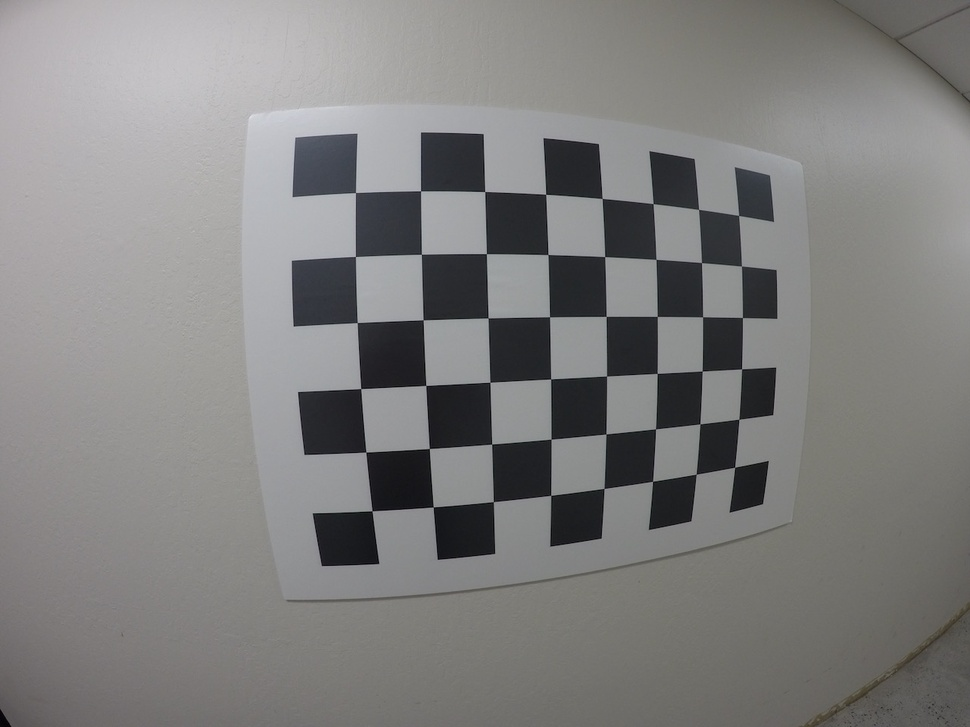
#> input picture calibration_wide/GOPR0033.jpg, 970 x 727 px, shrunk from 1280 x 960 before the run; its folder holds 5 pictures in this run
$ jupyter execute camera_calibration.ipynb   (shell and % lines are left out)
#> lines starting #> are read from the running program, lines starting #| are printed output that depends on the picture; after the words box and inside, x2 and y2 are one past the last pixel; in counts of white or black regions, pixels touching at a corner belong together
Camera Calibration with OpenCV
===

### Run the code in the cell below to extract object points and image points for camera calibration.

[cell 1]
import numpy as np
import cv2
import glob
import matplotlib.pyplot as plt
import matplotlib.image as mpimg

# prepare object points, like (0,0,0), (1,0,0), (2,0,0) ....,(6,5,0)
objp = np.zeros((6*8,3), np.float32)
objp[:,:2] = np.mgrid[0:8, 0:6].T.reshape(-1,2)

# Arrays to store object points and image points from all the images.
objpoints = [] # 3d points in real world space
imgpoints = [] # 2d points in image plane.

# Make a list of calibration images
images = glob.glob('calibration_wide/GO*.jpg')

# Step through the list and search for chessboard corners
for idx, fname in enumerate(images):
    img = cv2.imread(fname)
#> img is the input picture: shape (727, 970, 3); mean B, G, R 126.8, 127.5, 128.1
    gray = cv2.cvtColor(img, cv2.COLOR_BGR2GRAY)

    # Find the chessboard corners
    ret, corners = cv2.findChessboardCorners(gray, (8,6), None)
#> ret = True; corners = 48 rows, first 8: [355.5, 192.5], [420.6, 190.9], [484.7, 191.5], [545.7, 194.3], [602.2, 198.4], [653.1, 203.8], [698.6, 209.4], [738.6, 215.4]

    # If found, add object points, image points
    if ret == True:
        objpoints.append(objp)
        imgpoints.append(corners)

        # [8 lines of commented-out code are left out]

### If the above cell ran sucessfully, you should now have `objpoints` and `imgpoints` needed for camera calibration.  Run the cell below to calibrate, calculate distortion coefficients, and test undistortion on an image!

[cell 2]
import pickle

# Test undistortion on an image
img = cv2.imread('calibration_wide/GOPR0033.jpg')
img_size = (img.shape[1], img.shape[0])
#> img_size = (970, 727)

# Do camera calibration given object points and image points
ret, mtx, dist, rvecs, tvecs = cv2.calibrateCamera(objpoints, imgpoints, img_size,None,None)
dst = cv2.undistort(img, mtx, dist, None, mtx)
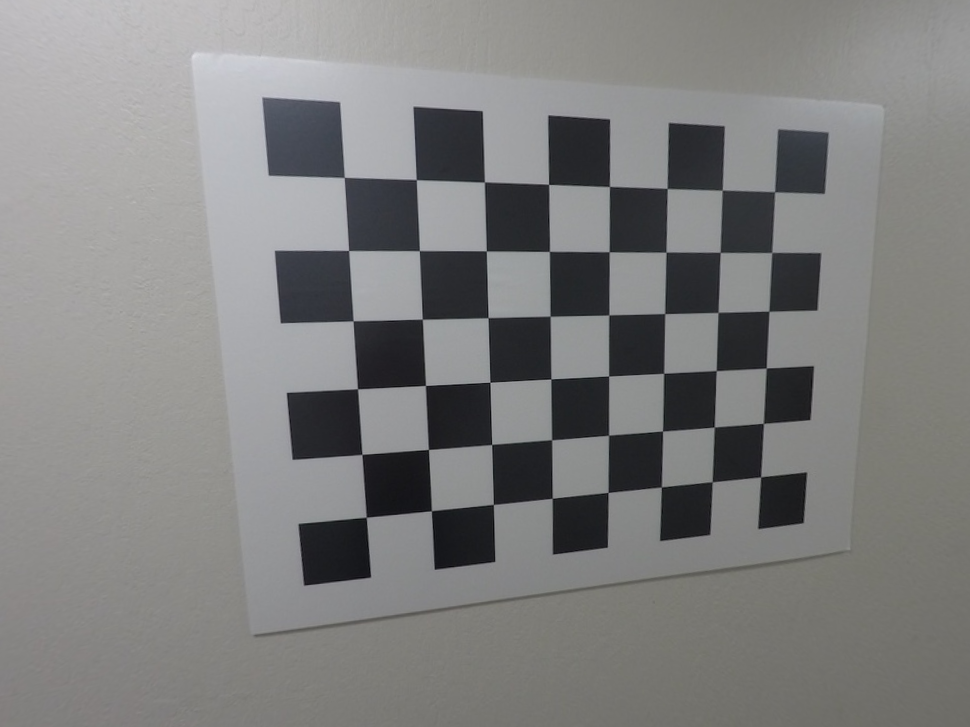
#> dst: shape (727, 970, 3); mean B, G, R 127.3, 127.8, 127.7
cv2.imwrite('calibration_wide/test_undist.jpg', dst)

# Save the camera calibration result for later use (we won't worry about rvecs / tvecs)
dist_pickle = {}
dist_pickle["mtx"] = mtx
dist_pickle["dist"] = dist
pickle.dump( dist_pickle, open( "calibration_wide/wide_dist_pickle.p", "wb" ) )
#dst = cv2.cvtColor(dst, cv2.COLOR_BGR2RGB)

# Visualize undistortion
f, (ax1, ax2) = plt.subplots(1, 2, figsize=(20,10))
ax1.imshow(img)
ax1.set_title('Original Image', fontsize=30)
ax2.imshow(dst)
ax2.set_title('Undistorted Image', fontsize=30)
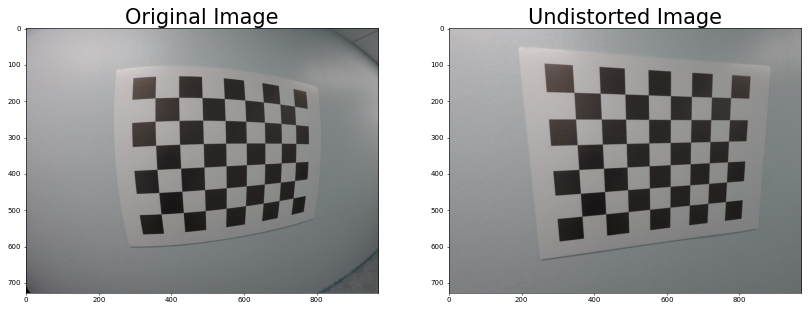
#> figure drawn by matplotlib, 2 panels; B, G, R data is drawn as R, G, B

### Run the cell below to perform perspective transform

[cell 3]
# Creates source and destination coordinates for perspective transformation operation
offset = 200
gray = cv2.cvtColor(dst, cv2.COLOR_BGR2GRAY)
ret, corners = cv2.findChessboardCorners(gray, (8, 6), None)
img_size = (gray.shape[1], gray.shape[0])
src = np.float32([corners[0], corners[8-1], corners[-1], corners[-8]])
ds = np.float32([[offset, offset], [img_size[0]-offset, offset],
                 [img_size[0]-offset, img_size[1]-offset],
                 [offset, img_size[1]-offset]])

# Given src (source) and ds (destination) points, calculate the perspective transform matrix
M = cv2.getPerspectiveTransform(src, ds)
warped = cv2.warpPerspective(dst, M, img_size)
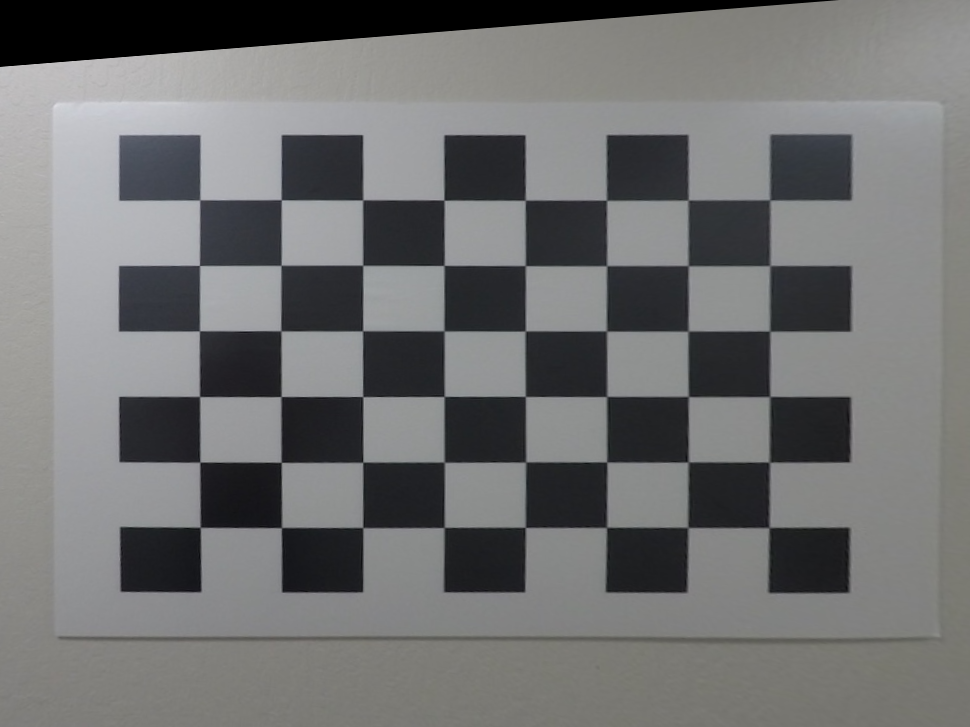
#> warped: shape (727, 970, 3); mean B, G, R 113.4, 113.2, 112.6

# Visualize perspective transform
cv2.drawChessboardCorners(dst, (8, 6), corners, ret)
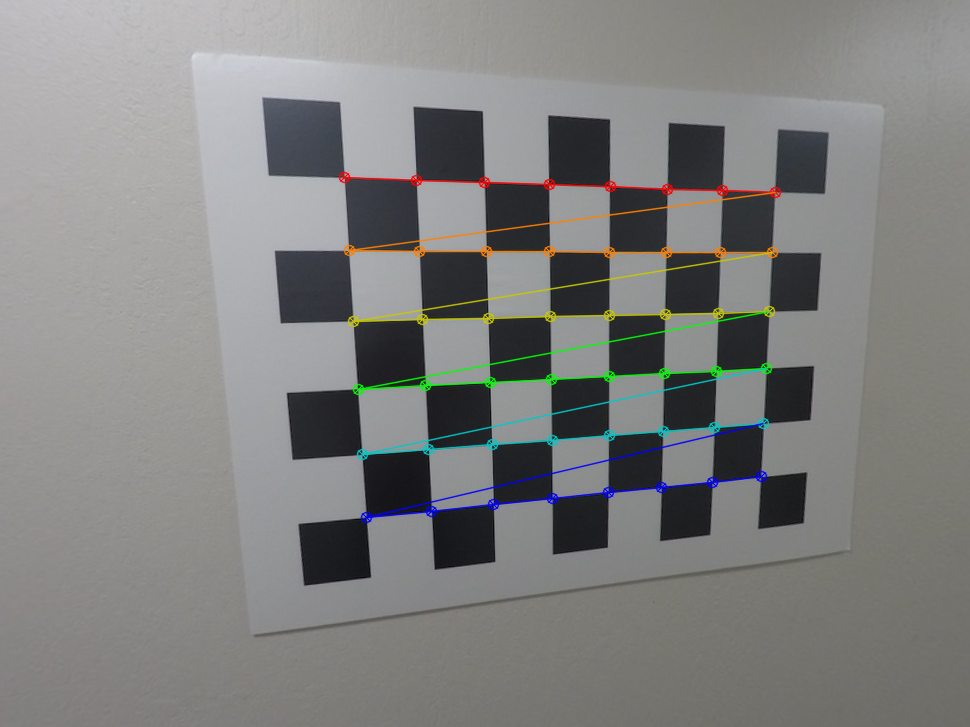
#> dst: shape (727, 970, 3); 2.48% of pixels changed, all inside (x1, y1, x2, y2) = (338, 171, 782, 524)
cv2.imshow('img', dst)
f, (ax1, ax2) = plt.subplots(1, 2, figsize=(20,10))
ax1.imshow(dst)
ax1.set_title('Before transformation', fontsize=30)
ax2.imshow(warped)
ax2.set_title('After transformation', fontsize=30)
#> figure, not shown here; B, G, R data is drawn as R, G, B
